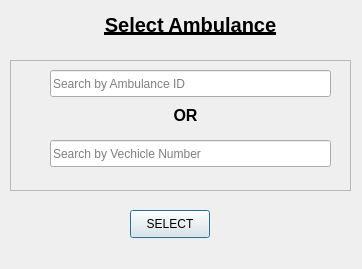
<?xml version="1.0" encoding="UTF-8"?>
<ui version="4.0">
 <class>selectHospital</class>
 <widget class="QDialog" name="selectHospital">
  <property name="geometry">
   <rect>
    <x>0</x>
    <y>0</y>
    <width>362</width>
    <height>269</height>
   </rect>
  </property>
  <property name="windowTitle">
   <string/>
  </property>
  <widget class="QLabel" name="title">
   <property name="geometry">
    <rect>
     <x>30</x>
     <y>0</y>
     <width>321</width>
     <height>51</height>
    </rect>
   </property>
   <property name="text">
    <string>&lt;html&gt;&lt;head/&gt;&lt;body&gt;&lt;p align=&quot;center&quot;&gt;&lt;span style=&quot; font-size:15pt; font-weight:600; text-decoration: underline;&quot;&gt;Select Ambulance&lt;/span&gt;&lt;/p&gt;&lt;/body&gt;&lt;/html&gt;</string>
   </property>
  </widget>
  <widget class="QFrame" name="frame">
   <property name="geometry">
    <rect>
     <x>10</x>
     <y>60</y>
     <width>341</width>
     <height>131</height>
    </rect>
   </property>
   <property name="frameShape">
    <enum>QFrame::StyledPanel</enum>
   </property>
   <property name="frameShadow">
    <enum>QFrame::Raised</enum>
   </property>
   <widget class="QLineEdit" name="searchByID">
    <property name="geometry">
     <rect>
      <x>40</x>
      <y>10</y>
      <width>281</width>
      <height>27</height>
     </rect>
    </property>
    <property name="placeholderText">
     <string>Search by Ambulance ID</string>
    </property>
   </widget>
   <widget class="QLabel" name="ORLabel">
    <property name="geometry">
     <rect>
      <x>120</x>
      <y>40</y>
      <width>111</width>
      <height>31</height>
     </rect>
    </property>
    <property name="text">
     <string>&lt;html&gt;&lt;head/&gt;&lt;body&gt;&lt;p&gt;&lt;span style=&quot; font-size:12pt; font-weight:600;&quot;&gt;OR&lt;/span&gt;&lt;/p&gt;&lt;/body&gt;&lt;/html&gt;</string>
    </property>
    <property name="alignment">
     <set>Qt::AlignCenter</set>
    </property>
   </widget>
   <widget class="QLineEdit" name="searchByNumber">
    <property name="geometry">
     <rect>
      <x>40</x>
      <y>80</y>
      <width>281</width>
      <height>27</height>
     </rect>
    </property>
    <property name="placeholderText">
     <string>Search by Vechicle Number</string>
    </property>
   </widget>
  </widget>
  <widget class="QPushButton" name="removeButton">
   <property name="geometry">
    <rect>
     <x>130</x>
     <y>210</y>
     <width>80</width>
     <height>28</height>
    </rect>
   </property>
   <property name="text">
    <string>SELECT</string>
   </property>
  </widget>
 </widget>
 <resources/>
 <connections/>
</ui>
